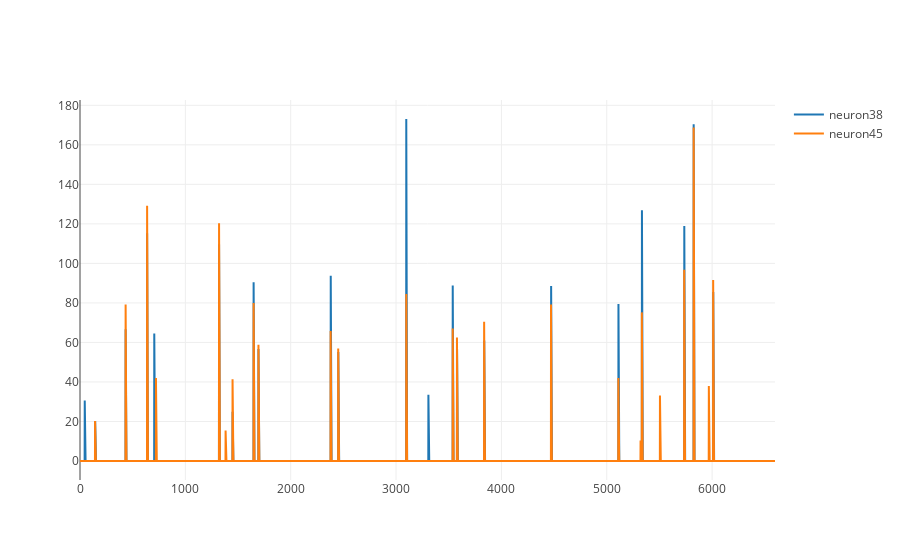

Write notebook code for a chart like this one.
### Code cell
au.neuron_line_plot(AUC_dataframe, "neuron38", "neuron45")

### Figure 1 — Plotly figure (JSON) as saved in the notebook; plotly's stock layout.template omitted (floating-point values rounded to 4 significant figures; data arrays with more than 128 entries replaced by an {"elided": "..."} marker saying what was removed)
{"data": [{"name": "neuron38", "type": "scatter", "uid": "576cc6", "x": {"elided": "6598 int values"}, "y": {"elided": "6598 float values"}}, {"name": "neuron45", "type": "scatter", "uid": "2b0ee1", "x": {"elided": "6598 int values"}, "y": {"elided": "6598 float values"}}], "layout": {"autosize": true, "xaxis": {"autorange": true, "range": [0, 6597], "type": "linear"}, "yaxis": {"autorange": true, "range": [-9.615, 182.7], "type": "linear"}}}
